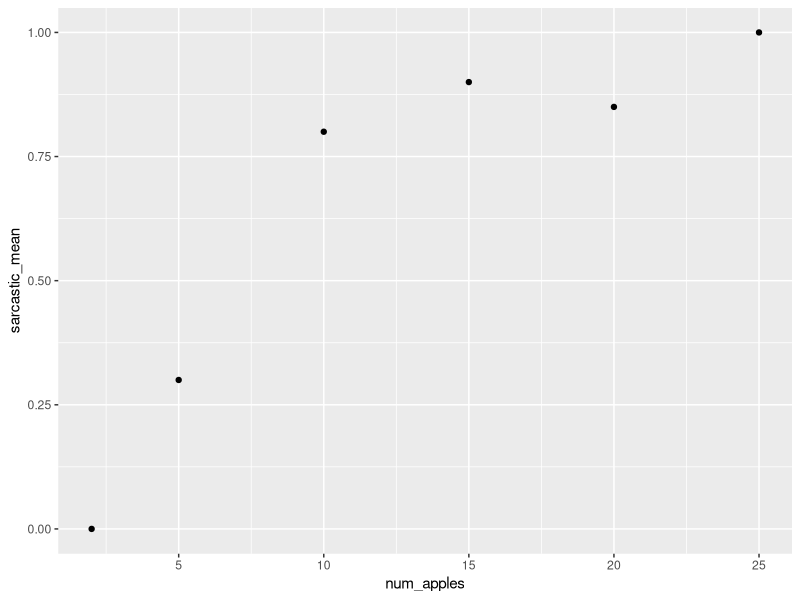

Source code (R):
## ---- chunk 1
knitr::opts_chunk$set(echo = TRUE)
library(tidyverse)
library(ggplot2)
## ---- chunk 2

data = read.csv("./sarcasm_pilot.csv")

data = data %>% 
  mutate(sarcastic = ifelse(answeryes == "true", 1, 0))


data %>%
  group_by(num_apples) %>%
  summarize(sarcastic_mean = mean(sarcastic)) %>%
  ggplot(aes(x=num_apples, y=sarcastic_mean)) +
  geom_point()

